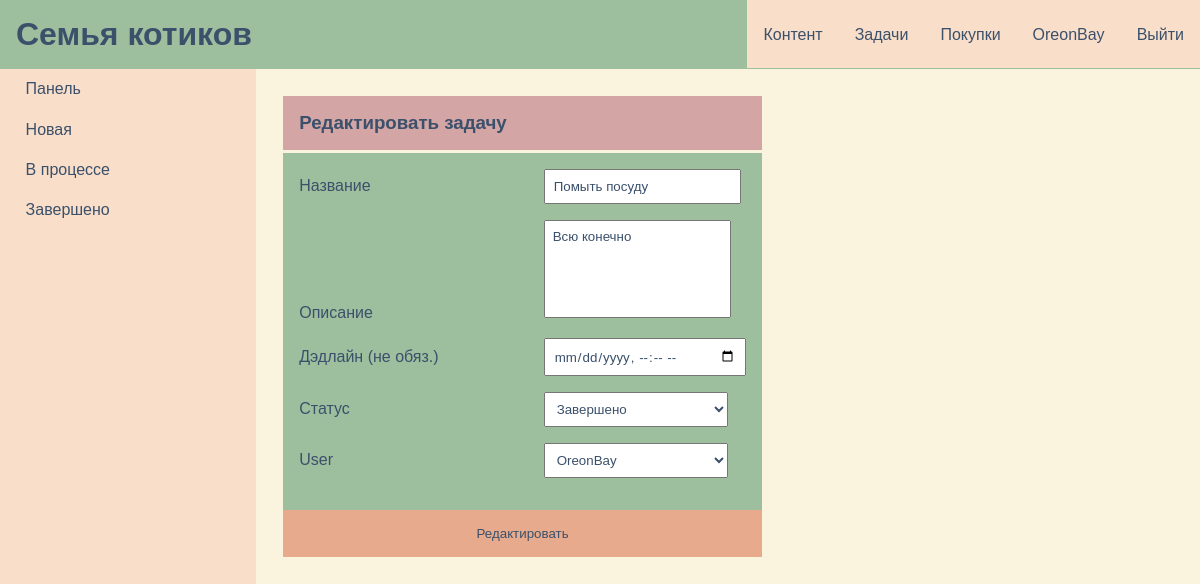
The app's page /tasks/task/edit/1 (signed in) with its own data.
### tasks/models.py (models this page shows, shortened)
class Task(models.Model):
    class Status(models.TextChoices):
        NEW = 'new', 'Новая'
        IN_PROGRESS = 'in_progress', 'В процессе'
        COMPLETED = 'completed', 'Завершено'
    name = models.CharField(max_length=100, verbose_name="Название")
    description = models.TextField(verbose_name="Описание")
    status = models.CharField(choices=Status.choices, default=Status.NEW, max_length=100, verbose_name="Статус")
    time_created = models.DateTimeField(auto_now_add=True)
    time_updated = models.DateTimeField(auto_now=True)
    deadline = models.DateTimeField(null=True, blank=True)
    user = models.ForeignKey(get_user_model(), on_delete=models.RESTRICT, null=True, blank=True)

### tasks/views.py (the view, shortened to what this page needs)
# urls.py: path('task/edit/<int:pk>', views.EditTaskView.as_view(), name='edit_task'),
class EditTaskView(LoginRequiredMixin,DataMixin, UpdateView):
    model = Task
    form_class = EditTaskForm
    title_page = "Редактировать задачу"
    template_name = 'tasks/edit_task.html'

### tasks/forms.py
class EditTaskForm(forms.ModelForm):
    class Meta:
        model = Task
        fields = ('name', 'description', 'deadline', 'status', 'user')
        widgets = {
            'deadline': forms.DateInput(attrs={'type': 'datetime-local'}),
        }
        labels = {
            'deadline': "Дэдлайн (не обяз.)"
        }

### tasks/utils.py (called while the page is built)
    def get_context_data(self, **kwargs):
        context = super().get_context_data(**kwargs)
        context['statuses'] = Task.Status.choices
        return context

### tasks/templates/tasks/edit_task.html (shortened to what this page needs)
{% extends 'tasks/tasks_base.html' %}
{% block main_page %}
<div class="user_main_page">
    <div class="form-container">
        <h3>{{title}}</h3>
        <form action="" method="post" enctype="multipart/form-data">
            <div class="generic-form">
                {% for f in form %}
                <p class="form-element"><label class="form-label" for="{{ f.id_for_label }}">{{ f.label }}</label> {{f}} </p>
                {% endfor %}
            </div>
            <p class="button_p"><button type="submit">Редактировать</button> </p>
        </form>
    </div>
</div>
{% endblock %}

### templates/base.html (shortened to what this page needs)
{% load static %}
<!DOCTYPE html>
<html lang="en">
<head>
    <link type="text/css" href="{% static 'content/css/main.css' %}" rel="stylesheet">
    <link type="text/css" href="{% static 'content/css/responsive.css' %}" rel="stylesheet">
    <link type="text/css" href="{% static 'content/css/content.css' %}" rel="stylesheet">
    <link type="text/css" href="{% static 'tasks/css/tasks.css' %}" rel="stylesheet">
    <link type="text/css" href="{% static 'buyapp/css/buyapp.css' %}" rel="stylesheet">
</head>
<body>
    <header>
        <h1><a href="{% url 'index' %}">Семья котиков</a></h1>
        <div class="right-bar">
            <p><a href="{% url 'index' %}">Контент</a></p>
            <p><a href="{% url 'tasks:index' %}">Задачи</a></p>
            <p><a href="{% url 'buyapp:index' %}">Покупки</a></p>
            {% if user.is_authenticated %}
            <p><a href="{% url 'users:profile' %}">{{ user.username }}</a></p>
            <p><a href="{% url 'users:logout' %}">Выйти</a></p>
            {% else %}
            <p><a href="{% url 'users:login' %}">Войти</a></p>
            <p><a href="{% url 'users:register' %}">Регистрация</a></p>
            {% endif %}
        </div>
    </header>
    <main>
        {% block content %}
        {% endblock %}
    </main>
</body>
</html>

### content/static/content/css/main.css (style rules this page uses)
:root { --primary: #9DBF9E; --secondary: #D4A5A5; --accent: #F9DEC9; --neutral: #FAF3DD; --text: #3A506B; --warning: #E8AA8C; }
* { margin: 0; padding: 0; font-family: 'Arial', sans-serif; color: var(--text); }
html, body { height: 100%; }
html, body { display: flex; flex-direction: column; }
header { background: var(--primary); color: var(--text); display: flex; justify-content: space-between; flex-shrink: 0; }
header h1 { padding: 1rem; }
header h1 a { text-decoration: none; color: var(--text); }
main { flex: 1 0 auto; background: var(--neutral); }
.right-bar { display: flex; text-align: center; align-items: center; }
.right-bar a { padding: 1rem; padding-top: 1.6rem; padding-bottom: 1.6rem; background: var(--accent); color: var(--text); text-decoration: none; }
.user_main_page { padding: 1rem; }
.generic-form { padding: 1rem; }
.form-element { margin-bottom: 1rem; }
.form-element input, select, textarea { padding: 0.5rem; }
.form-element input { min-width: 10rem; }
.form-element select { min-width: 11.5rem; }
.form-element textarea { width: 10.6rem; height: 5rem; resize: none; }
.form-label { display: inline-block; min-width: 15rem; font-size: 1rem; }
.form-container { width: fit-content; }
.generic-form { background: var(--primary); }
.form-container h3 { background: var(--secondary); padding: 1rem; }
.button_p { text-align: center; align-items: center; }
.button_p button { padding: 1rem; width: 100%; border-style: none; background: var(--warning); }

### content/static/content/css/content.css (style rules this page uses)
:root { --primary: #9DBF9E; --secondary: #D4A5A5; --accent: #F9DEC9; --neutral: #FAF3DD; --text: #3A506B; --warning: #E8AA8C; }

### tasks/static/tasks/css/tasks.css (style rules this page uses)
:root { --primary: #9DBF9E; --secondary: #D4A5A5; --accent: #F9DEC9; --neutral: #FAF3DD; --text: #3A506B; --warning: #E8AA8C; }

### buyapp/static/buyapp/css/buyapp.css (style rules this page uses)
:root { --primary: #9DBF9E; --secondary: #D4A5A5; --accent: #F9DEC9; --neutral: #FAF3DD; --text: #3A506B; --warning: #E8AA8C; }
.shopping_list_card p, h3 { margin-bottom: 0.2rem; }

### records on screen
Task: form "Помыть посуду" "Всю конечно" "Завершено" "OreonBay"

### other values on screen
{{ user.username }} "OreonBay"
{{ status }} "Новая" "В процессе" "Завершено"
{{ title }} "Редактировать задачу"
{{ f.label }} "Название" "Описание" "Дэдлайн (не обяз.)" "Статус" "User"
